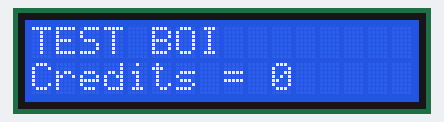
Bench run of a sketch on a simulated Arduino Uno, built with avr-gcc and run on an emulated ATmega328P. Shown: 16×2 character LCD.

Above: at 0.1 s.
At 4.4 s:
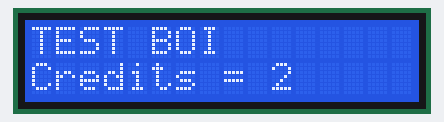
At 8.5 s:
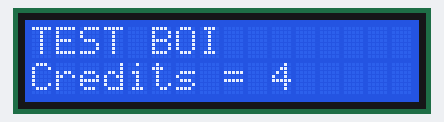
At 19.0 s:
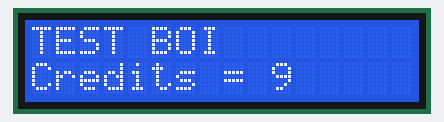
At 27.3 s:
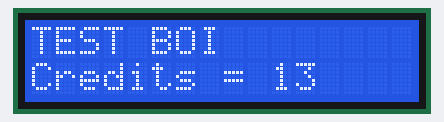
At 37.7 s:
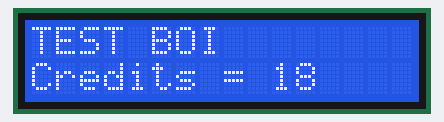

The sketch:

LCD_Display_Commands.ino
```cpp
#include <LiquidCrystal_PCF8574.h>

LiquidCrystal_PCF8574 lcd(0x27); // set the LCD address to 0x27 for a 16 chars and 2 line display

int credits = 0;

void setup() {
  // put your setup code here, to run once:

lcd.begin(16,2);
lcd.setCursor(0,0);
lcd.print("TEST BOI");
lcd.setCursor(0,1);
lcd.print("Credits = ");
lcd.setCursor(10,1);
lcd.print(credits);
lcd.setBacklight(HIGH);

}

void loop() {
  // put your main code here, to run repeatedly:

lcd.begin(16,2);
lcd.setCursor(0,0);
lcd.print("TEST BOI");
lcd.setCursor(0,1);
lcd.print("Credits = ");
lcd.setCursor(10,1);
lcd.print(credits);

credits++;
delay(2000);

}
```

Measured:
- what the display in image 1 shows lasts 2.1 s, from 4.3 s to 6.4 s
